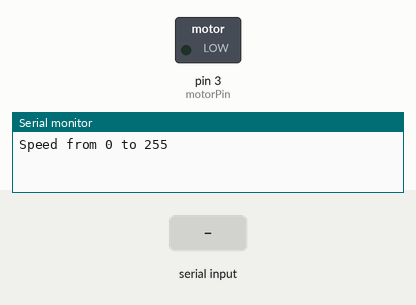
Bench run of a sketch on a simulated Arduino Uno, built with avr-gcc and run on an emulated ATmega328P. Parts: switched loads named in the sketch (green lamp = pin HIGH), the last lines printed to the serial monitor. Inputs (shaded band) come from the test bench.

Above: at 1.2 s.
1.3 s: "90,45\n" received over Serial
At 1.7 s:
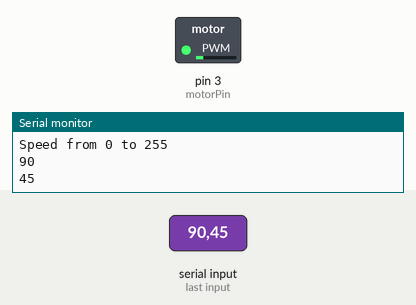
3.8 s: "30,150\n" received over Serial
At 4.6 s:
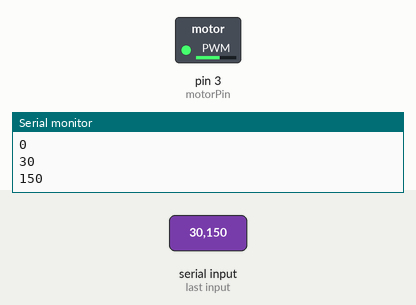
6.3 s: "200\n" received over Serial
At 6.6 s:
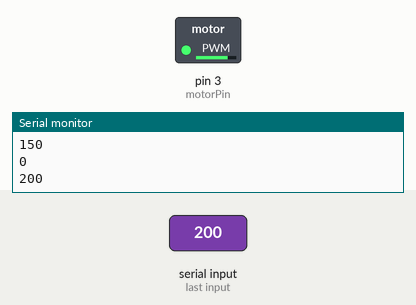
Timing chart, 0 to 9.3 s (numbered marks = the images above; inputs shaded):
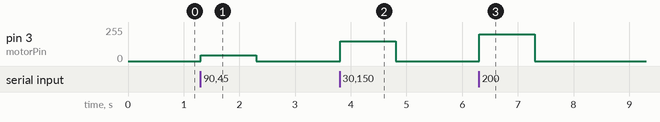

Measured:
- after the input at 1.3 s, pin 3 (motorPin): 0/255 → 45/255 at once, → 0/255 1.0 s later
- after the input at 3.8 s, pin 3 (motorPin): 0/255 → 150/255 at once, → 0/255 1.0 s later
- after the input at 6.3 s, pin 3 (motorPin): 0/255 → 200/255 at once, → 0/255 1.0 s later

The sketch:

motorPin_test.ino
```cpp
//REF:https://learn.adafruit.com/adafruit-arduino-lesson-13-dc-motors/breadboard-layout

int motorPin = 3;
//int speed = 225;


void setup() {
  pinMode(motorPin, OUTPUT);
  Serial.begin(9600);
  while (! Serial);
  Serial.println("Speed from 0 to 255");

}


void loop() {
 if (Serial.available()){
   int speed = Serial.parseInt();
   if (speed >= 0 && speed <= 255){
     Serial.println(speed);
     analogWrite(motorPin,speed);
     }
   }
//analogWrite(motorPin,speed);

}
```
